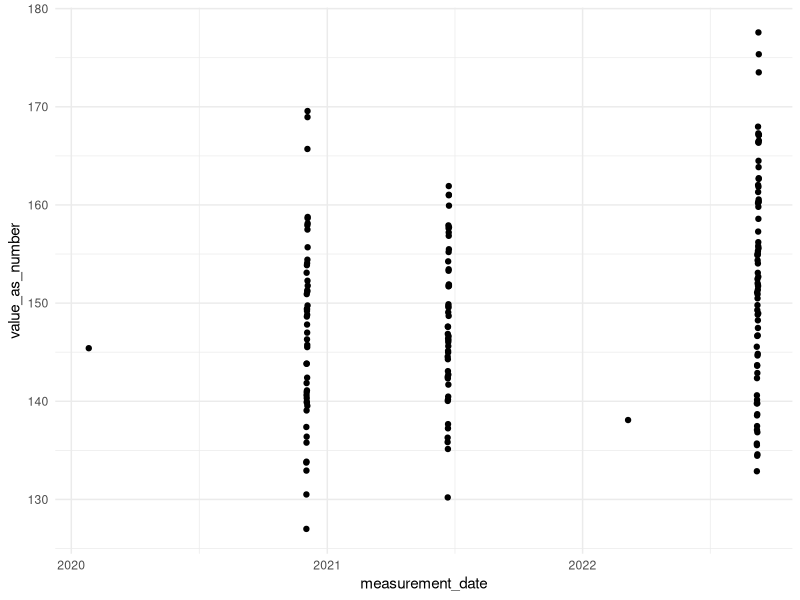
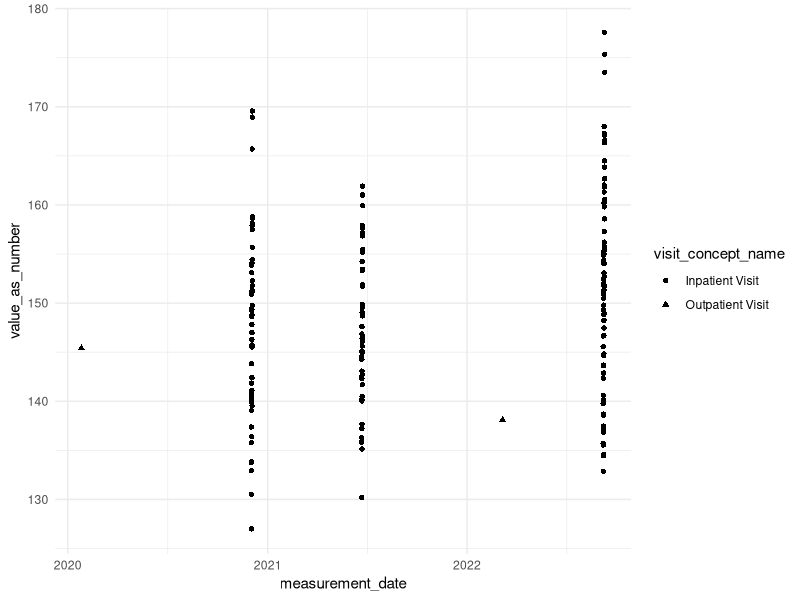
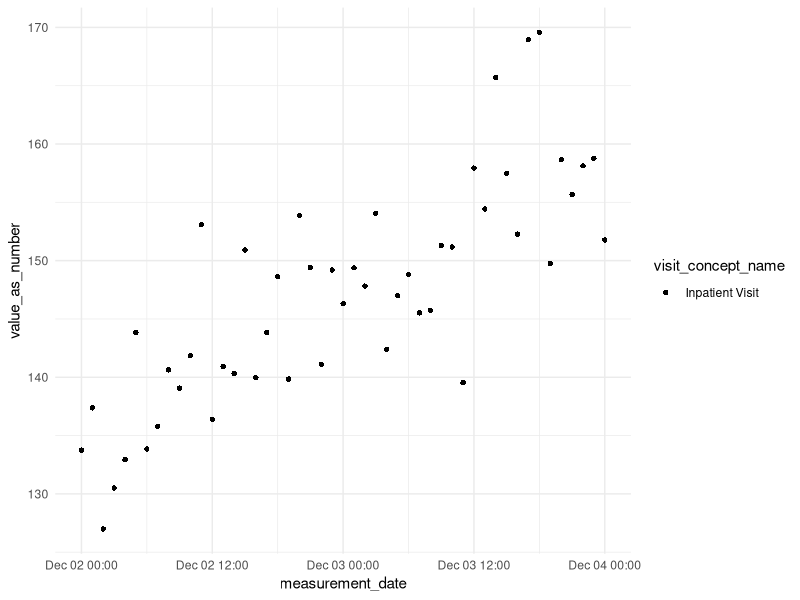

These charts were generated, in order, by the following R code:
## ---- chunk 1

#person, visit_occurrence, measurement, drug_exposure, condition_occurrence, and concept tables
#realistic blood pressure trends over time
#conditions and drugs co-occurring within visits
#concept table for joining concept names

# Install and load required packages
#install.packages(c("dplyr", "tibble", "lubridate", "uuid"), dependencies = TRUE)

library(dplyr)
library(tibble)
library(lubridate)
library(uuid)
library(tidyr)

set.seed(123)

# 1. Create 100 synthetic patients
n_patients <- 100

person <- tibble(
  person_id = 1:n_patients,
  gender_concept_id = sample(c(8507, 8532), n_patients, replace = TRUE),  # Male / Female
  year_of_birth = sample(1940:2000, n_patients, replace = TRUE)
)

# 2. Create multiple visits per patient
visits_per_person <- sample(2:5, n_patients, replace = TRUE)

visit_occurrence <- tibble(
  person_id = rep(person$person_id, times = visits_per_person)
) |>
  mutate(
    visit_occurrence_id = row_number(),
    visit_start_date = as_date("2020-01-01") + sample(0:1000, n(), replace = TRUE),
    visit_concept_id = sample(c(9201, 9202, 9203), n(), replace = TRUE),  # Inpatient, ER, Outpatient
    #ER & outpatient just a day
    visit_end_date = if_else( visit_concept_id == 9201,
                              visit_start_date + sample(1:3, n(), replace = TRUE),
                              visit_start_date),
  )

# Baseline + slope per patient in one tibble
bp_params <- tibble(
  person_id = 1:n_patients,
  bp_slope = rnorm(n_patients, mean = 0, sd = 0.3),   # mmHg per hour
  systolic_base = rnorm(n_patients, mean = 120, sd = 10)
)

measurement <- visit_occurrence |>
  left_join(bp_params, by = "person_id") |>
  rowwise() |>
  mutate(
    n_hours = as.numeric(interval(visit_start_date, visit_end_date) / hours(1)),
    hours_seq = list(visit_start_date + hours(0:n_hours))
  ) |>
  ungroup() |>
  select(person_id, visit_occurrence_id, bp_slope,
         systolic_base, visit_start_date, hours_seq) |>
  unnest(hours_seq) |>
  mutate(
    hours_since_start = as.numeric(difftime(hours_seq, visit_start_date, units = "hours")),
    systolic = systolic_base +
               (hours_since_start * bp_slope) +   # per-hour slope
               rnorm(n(), 0, 5),                 # noise
    measurement_id = UUIDgenerate(n = n()),
    measurement_concept_id = 3004249,  # systolic
    unit_concept_id = 8510,            # mmHg
    measurement_date = hours_seq
  ) |>
  select(measurement_id, person_id, visit_occurrence_id,
         measurement_date, measurement_concept_id,
         systolic, unit_concept_id) |>
  rename(value_as_number = systolic)


# 6. Define condition-drug co-occurrence map
condition_drug_map <- tribble(
  ~condition_concept_id, ~condition_name,            ~drug_concept_id, ~drug_name,
  201826,                "Type 2 diabetes mellitus",  1124300,          "Metformin",
  320128,                "Essential hypertension",    1112807,          "Lisinopril",
  319835,                "Hyperlipidemia",            19019073,         "Atorvastatin"
)

# 7. Generate conditions per visit
condition_occurrence <- visit_occurrence |>
  rowwise() |>
  do({
    #n_conditions <- sample(1:2, 1)
    #change n_conditions to 1 so that co-occurrence example works
    n_conditions <- 1
    selected_conditions <- condition_drug_map |>
      slice_sample(n = n_conditions)

    tibble(
      condition_occurrence_id = UUIDgenerate(n_conditions),
      person_id = .$person_id,
      visit_occurrence_id = .$visit_occurrence_id,
      condition_concept_id = selected_conditions$condition_concept_id,
      condition_start_date = .$visit_start_date
    )
  }) |>
  bind_rows()

# 8. Generate drug exposures that match conditions
drug_exposure <- condition_occurrence |>
  left_join(condition_drug_map, by = "condition_concept_id") |>
  group_by(person_id, visit_occurrence_id, drug_concept_id) |>
  summarise(
    drug_exposure_id = UUIDgenerate(1),
    drug_exposure_start_date = min(condition_start_date),
    .groups = "drop"
  ) |>
  mutate(days_supply = sample(30:90, n(), replace = TRUE))

# 9. Build concept table (with all used concepts)
concept <- tribble(
  ~concept_id, ~concept_name,
  3004249, "Systolic Blood Pressure",
  3012888, "Diastolic Blood Pressure",
  3027114, "Glucose",
  3016502, "Creatinine",
  1124300, "Metformin",
  1112807, "Lisinopril",
  19019073, "Atorvastatin",
  201826, "Type 2 diabetes mellitus",
  320128, "Essential hypertension",
  319835, "Hyperlipidemia",
  8510, "mm[Hg]",
  8713, "mg/dL",
  8840, "mmol/L",
  9201, "Inpatient Visit",
  9202, "Emergency Room Visit",
  9203, "Outpatient Visit",
  8507, "Male",
  8532, "Female"
)

# 10. Combine into synthetic CDM object
cdm <- list(
  person = person,
  visit_occurrence = visit_occurrence,
  measurement = measurement,
  condition_occurrence = condition_occurrence,
  drug_exposure = drug_exposure,
  concept = concept
)


## ---- chunk 2
library(dplyr)

cdm$visit_occurrence |> 
  count(visit_concept_id) |> 
  left_join(cdm$concept, by = c("visit_concept_id" = "concept_id"))
## ---- chunk 3
visit_counts <- cdm$visit_occurrence |>
  group_by(person_id) |>
  summarise(n_visits = n()) |>
  filter(n_visits > 1) |>
  collect()

visit_counts |> head(4)
## ---- chunk 4
example_person_id <- visit_counts$person_id[1]

patient_visits <- cdm$visit_occurrence |>
  filter(person_id == example_person_id) |>
  left_join(cdm$concept, by = c("visit_concept_id" = "concept_id")) |>
  select(
    visit_occurrence_id, visit_start_date, visit_end_date, concept_name
  ) |>
  arrange(visit_start_date) |>
  collect()

patient_visits
## ---- chunk 5

# Define concept IDs
systolic_id <- 3004249
selected_patient <- 1

bp <- cdm$measurement |> 
  filter(person_id == selected_patient) |> 
  filter(measurement_concept_id %in% c(systolic_id))

head(bp,3)
## ---- chunk 6

library(ggplot2)

ggplot(bp, aes(x = measurement_date, 
               y = value_as_number)) +
  geom_point() +
  theme_minimal()

## ---- chunk 7

# Define concept IDs
systolic_id <- 3004249
selected_patient <- 1

bp2 <- cdm$measurement |> 
  filter(person_id == selected_patient) |> 
  filter(measurement_concept_id %in% c(systolic_id)) |> 
  left_join(cdm$visit_occurrence, by = c("visit_occurrence_id", "person_id")) |> 
  left_join(cdm$concept, by = join_by(visit_concept_id == concept_id)) |> 
  rename(visit_concept_name = concept_name)

ggplot(bp2, aes(x = measurement_date, y = value_as_number, shape = visit_concept_name)) +
  geom_point() +
  theme_minimal()

## ---- chunk 8

bp3 <- bp2 |> filter( visit_occurrence_id == 1 )

ggplot(bp3, aes(x = measurement_date, y = value_as_number, shape = visit_concept_name)) +
  geom_point() +
  theme_minimal()
## ---- chunk 9

co_occurrence_by_visit <- cdm$condition_occurrence |>
  # Join with drug_exposure on person and visit
  inner_join(cdm$drug_exposure, by = c("person_id", "visit_occurrence_id")) |>
  # Count how often each condition–drug pair co-occurs in a visit
  group_by(condition_concept_id, drug_concept_id) |>
  summarise(co_occurrences = n(), .groups = "drop") |>
  
  # Join to get condition name
  left_join(
    cdm$concept |> select(concept_id, concept_name),
    by = c("condition_concept_id" = "concept_id")
  ) |>
  rename(condition_name = concept_name) |>
  
  # Join to get drug name
  left_join(
    cdm$concept |> select(concept_id, concept_name),
    by = c("drug_concept_id" = "concept_id")
  ) |>
  rename(drug_name = concept_name) |>
  select(condition_name, drug_name, co_occurrences)
  
## ---- chunk 10
co_occurrence <- cdm$condition_occurrence |>
  # Join with drug_exposure on person
  inner_join(cdm$drug_exposure, by = c("person_id")) |>
  # Count how often each condition–drug pair co-occurs
  group_by(condition_concept_id, drug_concept_id) |>
  summarise(co_occurrences = n(), .groups = "drop") |>
  
  # Join to get condition name
  left_join(
    cdm$concept |> select(concept_id, concept_name),
    by = c("condition_concept_id" = "concept_id")
  ) |>
  rename(condition_name = concept_name) |>
  
  # Join to get drug name
  left_join(
    cdm$concept |> select(concept_id, concept_name),
    by = c("drug_concept_id" = "concept_id")
  ) |>
  rename(drug_name = concept_name) |>
  select(condition_name, drug_name, co_occurrences)

co_occurrence
